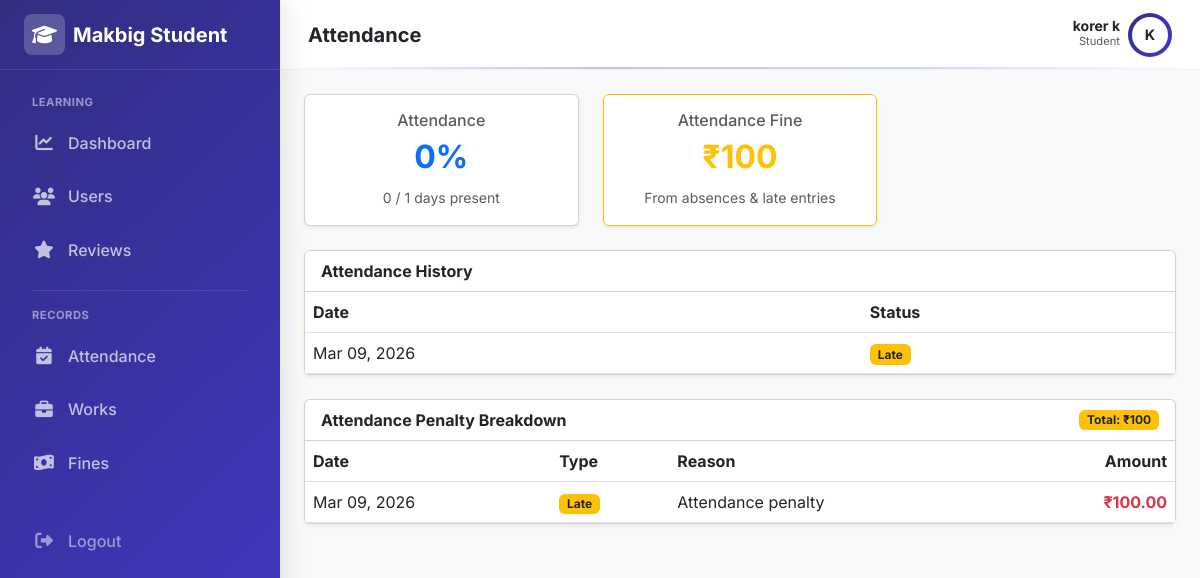
Screenshot of /attendance/attendance/ (signed in) with the database file from the repository.
### adminpanel/models.py (models this page shows, shortened)
class User(AbstractUser):
    email=models.EmailField(unique=True,db_index=True)
    mobile_number = models.CharField(max_length=15, blank=True, null=True,validators=[mobile_validator])
    is_student=models.BooleanField(default=False)
    first_name = models.CharField(max_length=100,validators=[name_validator])
    last_name = models.CharField(max_length=100,validators=[name_validator])

### attendance/models.py (models this page shows, shortened)
class AttendanceRecord(models.Model):
    STATUS_CHOICES=[('P','Present'),('A','Absent'),('L','Late')]
    student=models.ForeignKey(StudentProfile,on_delete=models.CASCADE,related_name='attendance_records')
    date=models.DateField()
    status=models.CharField(max_length=1,choices=STATUS_CHOICES,db_index=True)
    created_at=models.DateTimeField(auto_now_add=True)
    class Meta:
        constraints = [
            models.UniqueConstraint(
            fields=['student', 'date'],
            name='unique_attendance_per_day')]
        ordering=["-date"]

### penalties/models.py (models this page shows, shortened)
class Penalty(models.Model):
    PENALTY_TYPE_CHOICES = [
        ('late', 'Late Submission'),
        ('absence', 'Absence'),
        ('misconduct', 'Misconduct'),
        ('review', 'Review Related'),
        ('other', 'Other'),
    ]
    student = models.ForeignKey(StudentProfile,on_delete=models.CASCADE,related_name='penalties')
    penalty_type = models.CharField(max_length=20,choices=PENALTY_TYPE_CHOICES)
    reason = models.TextField(blank=True)
    review_attendance = models.ForeignKey('reviews.ReviewAttendance',on_delete=models.SET_NULL,null=True,blank=True)
    attendance_record = models.ForeignKey(AttendanceRecord,on_delete=models.SET_NULL,null=True,blank=True,related_name='penalties')
    created_by = models.ForeignKey(settings.AUTH_USER_MODEL,on_delete=models.SET_NULL,null=True)
    created_at = models.DateTimeField(auto_now_add=True)
    is_paid = models.BooleanField(default=False)
    amount = models.DecimalField(
        max_digits=8,
        decimal_places=2,
        validators=[
            MinValueValidator(Decimal("0.00")),
            MaxValueValidator(Decimal("10000.00"))  # ₹10,000 HARD LIMIT
        ]
    )

### attendance/views.py (the view)
# urls.py: path("attendance/", views.student_attendance, name="student_attendance"),
def student_attendance(request):
    student = get_object_or_404(StudentProfile,user=request.user)
    records = AttendanceRecord.objects.filter(
        student=student
    ).order_by("-date")
    total = records.count()
    present = records.filter(status="P").count()
    attendance_percent = int((present / total) * 100) if total > 0 else 0
    attendance_penalties = Penalty.objects.filter(
        student=student,
        penalty_type__in=["absence", "late"],
        attendance_record__isnull=False
    ).order_by("-created_at")
    total_attendance_fine = attendance_penalties.aggregate(
        total=Sum("amount")
    )["total"] or 0
    context = {
        "records": records,
        "attendance_percent": attendance_percent,
        "total": total,
        "present": present,
        "attendance_penalties": attendance_penalties,
        "total_attendance_fine": total_attendance_fine,
    }
    return render(request, "attendance/student_attendance.html", context)

### reviewtickets/context_processors.py (called while the page is built)
def ticket_notifications(request):
    if request.user.is_authenticated and request.user.is_staff:
        count = ReviewTicket.objects.filter(
            status='pending',
            is_seen=False
        ).count()
        return {'ticket_notification_count': count}
    return {}

### templates/attendance/student_attendance.html (shortened to what this page needs)
{% extends "layouts/student_layout.html" %}
{% block page_title %}Attendance{% endblock %}
{% block content %}
<div class="row g-4 mb-4">
    <div class="col-md-4">
        <div class="card shadow-sm h-100">
            <div class="card-body text-center">
                <h6 class="text-muted">Attendance</h6>
                <h2 class="fw-bold text-primary">
                    {{ attendance_percent }}%
                </h2>
                <small class="text-muted">
                    {{ present }} / {{ total }} days present
                </small>
            </div>
        </div>
    </div>
    <div class="col-md-4">
        <div class="card shadow-sm h-100 border-warning">
            <div class="card-body text-center">
                <h6 class="text-muted">Attendance Fine</h6>
                <h2 class="fw-bold text-warning">
                    ₹{{ total_attendance_fine }}
                </h2>
                <small class="text-muted">
                    From absences & late entries
                </small>
            </div>
        </div>
    </div>
</div>
<div class="card shadow-sm mb-4">
    <div class="card-header bg-white">
        <strong>Attendance History</strong>
    </div>
    <div class="table-responsive">
        <table class="table table-hover align-middle mb-0">
            <thead class="bg-light">
                <tr>
                    <th>Date</th>
                    <th>Status</th>
                </tr>
            </thead>
            <tbody>
                {% for record in records %}
                <tr>
                    <td>{{ record.date|date:"M d, Y" }}</td>
                    <td>
                        {% if record.status == "P" %}
                            <span class="badge bg-success">Present</span>
                        {% elif record.status == "A" %}
                            <span class="badge bg-danger">Absent</span>
                        {% else %}
                            <span class="badge bg-warning text-dark">Late</span>
                        {% endif %}
                    </td>
                </tr>
                {% empty %}
                <tr>
                    <td colspan="2" class="text-center text-muted py-4">
                        No attendance records found.
                    </td>
                </tr>
                {% endfor %}
            </tbody>
        </table>
    </div>
</div>
<div class="card shadow-sm">
    <div class="card-header bg-white d-flex justify-content-between align-items-center">
        <strong>Attendance Penalty Breakdown</strong>
        <span class="badge bg-warning text-dark">
            Total: ₹{{ total_attendance_fine }}
        </span>
    </div>
    <div class="table-responsive">
        <table class="table table-hover align-middle mb-0">
            <thead class="bg-light">
                <tr>
                    <th>Date</th>
                    <th>Type</th>
                    <th>Reason</th>
                    <th class="text-end">Amount</th>
                </tr>
            </thead>
            <tbody>
                {% for penalty in attendance_penalties %}
                <tr>
                    <td>{{ penalty.created_at|date:"M d, Y" }}</td>
                    <td>
                        {% if penalty.penalty_type == "absence" %}
                            <span class="badge bg-danger">Absence</span>
                        {% else %}
                            <span class="badge bg-warning text-dark">Late</span>
                        {% endif %}
                    </td>
                    <td>{{ penalty.reason|default:"—" }}</td>
                    <td class="text-end fw-bold text-danger">
                        ₹{{ penalty.amount }}
                    </td>
                </tr>
                {% empty %}
                <tr>
                    <td colspan="4" class="text-center text-muted py-4">
                        No attendance penalties.
                    </td>
                </tr>
                {% endfor %}
            </tbody>
        </table>
    </div>
</div>
{% endblock %}

### templates/layouts/student_layout.html (shortened to what this page needs)
{% load static %}
<!DOCTYPE html>
<html lang="en">
<head>
    <link href="https://cdn.jsdelivr.net/npm/bootstrap@5.3.0/dist/css/bootstrap.min.css" rel="stylesheet">
    <link rel="stylesheet" href="https://cdnjs.cloudflare.com/ajax/libs/font-awesome/6.4.0/css/all.min.css">
</head>
<body>
    <aside class="sidebar" id="sidebar">
        <div class="sidebar-brand">
            <a href="#" class="text-decoration-none d-flex align-items-center gap-2 text-white fs-5 fw-bold">
                <div class="sidebar-brand-icon">
                    <i class="fa-solid fa-graduation-cap"></i>
                </div>
                <span>Makbig Student</span>
            </a>
        </div>
        <nav class="sidebar-nav">
            <div class="small fw-bold text-uppercase mb-2 px-3"
                style="font-size: 0.7rem; letter-spacing: 0.5px; color: rgba(255,255,255,0.5);">Learning</div>
            <a href="{% url 'student_dashboard' %}"
                class="nav-link {% if request.resolver_match.url_name == 'student_dashboard' %}active{% endif %}">
                <i class="fa-solid fa-chart-line"></i> Dashboard
            </a>
            <a href="{% url "student_profile" %}" class="nav-link">
                <i class="fa-solid fa-users"></i> Users
            </a>
            <a href="{% url 'student_review' %}"
                class="nav-link {% if request.resolver_match.url_name == 'student_review' %}active{% endif %}">
                <i class="fa-solid fa-star"></i> Reviews
            </a>
            <div class="my-3 border-top mx-3" style="border-color: rgba(255,255,255,0.1) !important;"></div>
            <div class="small fw-bold text-uppercase mb-2 px-3"
                style="font-size: 0.7rem; letter-spacing: 0.5px; color: rgba(255,255,255,0.5);">Records</div>
            <a href="{% url "student_attendance" %}" class="nav-link">
                <i class="fa-solid fa-calendar-check"></i> Attendance
            </a>
            <a href="{% url "student_works" %}" class="nav-link">
                <i class="fa-solid fa-briefcase"></i> Works
            </a>
            <a href="#" class="nav-link">
                <i class="fa-solid fa-money-bill-wave"></i> Fines
            </a>
            <div class="mt-auto pt-4">
                <form method="POST" action="{% url 'student_logout' %}">
                    <button type="submit" class="nav-link w-100 border-0 bg-transparent text-white-50">
                        <i class="fa-solid fa-right-from-bracket"></i> Logout
                    </button>
                </form>
            </div>
        </nav>
    </aside>
    <div class="main-wrapper">
        <header class="topbar">
            <div class="d-flex align-items-center gap-3">
                <h5 class="mb-0 fw-bold text-dark">{% block page_title %}Dashboard{% endblock %}</h5>
            </div>
            <div class="d-flex align-items-center gap-3">
                <div class="d-flex align-items-center gap-2">
                    <div class="text-end d-none d-sm-block">
                        <div class="fw-bold small text-dark lh-1">{{ request.user.first_name }} {{request.user.last_name }}</div>
                        <div class="text-muted" style="font-size: 0.7rem;">Student</div>
                    </div>
                    <div class="rounded-circle p-1" style="background: var(--gradient-student);">
                        <div class="rounded-circle bg-white text-dark d-flex align-items-center justify-content-center fw-bold"
                            style="width:36px;height:36px; font-size: 0.9rem;">
                            {{ request.user.first_name|slice:":1"|upper }}
                        </div>
                    </div>
                </div>
            </div>
        </header>
        <div class="p-4">
            {% block content %}
            {% endblock %}
        </div>
    </div>
</body>
</html>

### templates/layouts/student_layout.html (style rules this page uses)
:root { --sidebar-width: 280px; --topbar-height: 70px; --gradient-student: linear-gradient(135deg, #312e81 0%, #4338ca 100%); --sidebar-text: #ffffff; --sidebar-text-muted: rgba(255, 255, 255, 0.7); --sidebar-hover: rgba(255, 255, 255, 0.12); --sidebar-active: rgba(255, 255, 255, 0.25); --bg-body: #f8f9fa; }
body { font-family: 'Inter', sans-serif; background-color: var(--bg-body); color: #334155; }
.sidebar { width: var(--sidebar-width); background: var(--gradient-student); display: flex; flex-direction: column; position: fixed; top: 0; bottom: 0; left: 0; z-index: 1045; transition: transform 0.3s cubic-bezier(0.4, 0, 0.2, 1); box-shadow: 4px 0 24px rgba(0, 0, 0, 0.1); color: #fff; }
.sidebar-brand { height: var(--topbar-height); display: flex; align-items: center; padding: 0 1.5rem; border-bottom: 1px solid rgba(255, 255, 255, 0.1); }
.sidebar-brand-icon { background: rgba(255, 255, 255, 0.2); color: #fff; border-radius: 8px; padding: 0.35rem 0.5rem; }
.sidebar-nav { padding: 1.5rem 1rem; flex-grow: 1; overflow-y: auto; }
.nav-link { display: flex; align-items: center; padding: 0.75rem 1rem; color: var(--sidebar-text-muted); font-weight: 500; border-radius: 0.75rem; margin-bottom: 0.35rem; transition: all 0.2s ease; }
.nav-link i { width: 24px; text-align: center; margin-right: 0.75rem; font-size: 1.1rem; }
.main-wrapper { margin-left: var(--sidebar-width); min-height: 100vh; display: flex; flex-direction: column; transition: margin-left 0.3s cubic-bezier(0.4, 0, 0.2, 1); }
.topbar { height: var(--topbar-height); background: rgba(255, 255, 255, 0.9); backdrop-filter: blur(10px); border-bottom: 1px solid rgba(0, 0, 0, 0.05); padding: 0 1.75rem; display: flex; align-items: center; justify-content: space-between; position: sticky; top: 0; z-index: 1020; }
.topbar::after { content: ''; position: absolute; bottom: 0; left: 0; width: 100%; height: 2px; background: linear-gradient(90deg, transparent, #4338ca, #6366f1, transparent); opacity: 0.3; }

### rows the page displays
User: user.first_name "korer", user.last_name "k", user.first_name "K"
AttendanceRecord: date "Mar 09, 2026", status "Late"
Penalty: created_at "Mar 09, 2026", penalty_type "Late", reason "Attendance penalty", amount "100.00"

### other values shown
{{ attendance_percent }} "0"
{{ present }} "0"
{{ total }} "1"
{{ total_attendance_fine }} "100"
